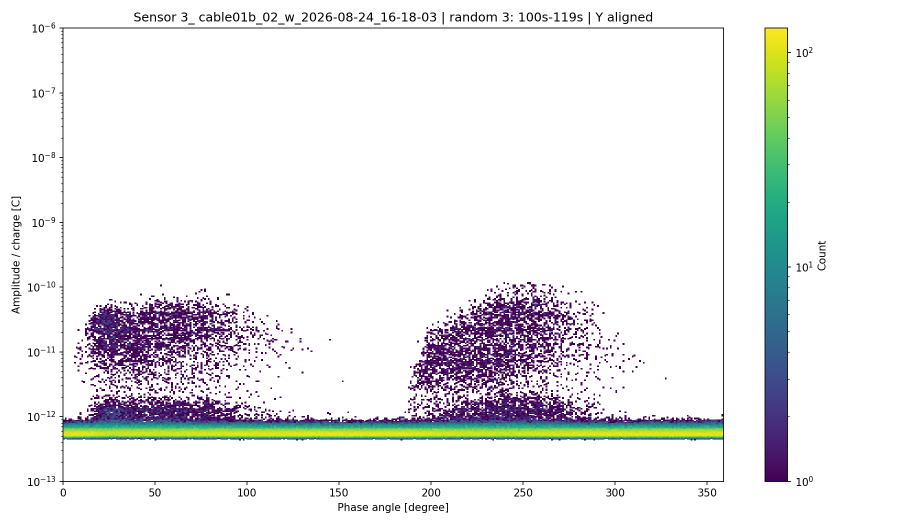
#> input picture webapp/library_images/Fault 02 sensor 03.png, 1800 x 1050 px (shown at 1/2 size)
$ python -i represent.py   (imports and definitions only)
#> lines starting #> are read from the running program, lines starting #| are printed output that depends on the picture; after the words box and inside, x2 and y2 are one past the last pixel; in counts of white or black regions, pixels touching at a corner belong together
"""Recover an approximate PRPD count matrix from our rendered PNGs, then apply
Mück's input chain (noise mask -> log scaling -> [0,1] -> 224x224, grayscale
replicated to 3 channels).

Why inversion is needed: his pipeline starts from raw MPD 540 event lists and
builds a 512x360 log-spaced charge/phase histogram. We only have matplotlib
renderings of that histogram, so we invert the viridis colormap to get back a
per-pixel intensity.

What we recover, precisely: our plots use a logarithmic colour normalisation,
so the value we read back is (log c - log c_min) / (log c_max - log c_min) in
[0, 1] -- the count on a log scale, normalised per image. His chain computes
log(1+c) and then normalises to [0, 1]. The two agree up to an affine map in
log space, so this is the same representation, NOT absolute event counts
(the colourbar limits differ per image and are not recoverable from pixels).
"""

from __future__ import annotations

import numpy as np
from matplotlib import colormaps
from PIL import Image

from . import config

_VIRIDIS_LUT = (np.asarray([colormaps["viridis"](i / 255.0)[:3] for i in range(256)]) * 255.0)

_BITS = 6  # quantise each channel to 64 levels -> 262144-entry direct lookup
_LEVELS = 1 << _BITS
_SHIFT = 8 - _BITS
_RGB_TO_INTENSITY = None


def _build_lookup() -> np.ndarray:
    """RGB (6 bits/channel) -> nearest viridis position, as uint8. Built once;
    a per-pixel nearest-neighbour search over the 256-entry LUT is ~40s per
    image, this is ~0.2s."""
    global _RGB_TO_INTENSITY
    if _RGB_TO_INTENSITY is None:
        centres = (np.arange(_LEVELS) << _SHIFT) + (1 << (_SHIFT - 1))
        grid = np.stack(np.meshgrid(centres, centres, centres, indexing="ij"), axis=-1).reshape(-1, 3).astype(np.float32)
        out = np.empty(grid.shape[0], dtype=np.uint8)
        chunk_size = 4096  # bounds peak memory during this one-time build; smaller = less peak RAM, more iterations
        for start in range(0, grid.shape[0], chunk_size):
            chunk = grid[start : start + chunk_size]
            out[start : start + chunk_size] = ((chunk[:, None, :] - _VIRIDIS_LUT[None, :, :]) ** 2).sum(axis=2).argmin(axis=1)
        _RGB_TO_INTENSITY = out
    return _RGB_TO_INTENSITY


def png_to_intensity(path: str, crop: tuple[int, int, int, int] = config.CROP_BOX, out_size: tuple[int, int] | None = None) -> np.ndarray:
    """Returns a float array in [0, 1]: 0 = no discharge events recorded,
    higher = more events (log scale). out_size is (width, height); the paper's
    histogram is 360 phase bins x 512 charge bins."""
#> called with crop = (135, 62, 1438, 955)
    img = Image.open(path).convert("RGB").crop(crop)
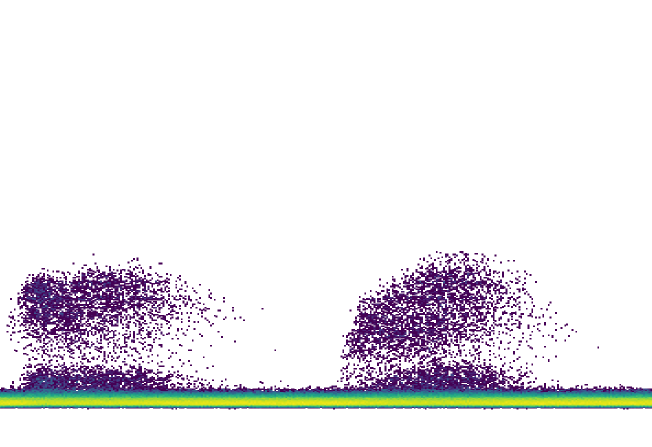
#> img: PIL image 1303x893 RGB (shown at 1/2 size); mean R, G, B 234.3, 232.2, 235.4
    rgb = np.asarray(img)

    # Unpainted cells are the white plot background -> genuinely zero events.
    background = rgb.min(axis=2) >= config.BACKGROUND_MIN_CHANNEL
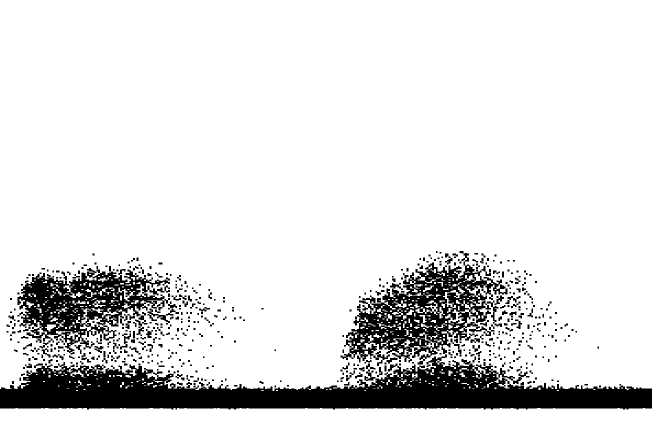
#> background: shape (893, 1303) bool (shown at 1/2 size); 88% white; 551 black regions (326 under 20 px), largest, box (x1, y1, x2, y2) and area: (0, 709, 1303, 819) 73676, (681, 502, 1015, 732) 28103, (35, 532, 340, 709) 22972

    q = (rgb >> _SHIFT).astype(np.int32)
    idx = (q[:, :, 0] * _LEVELS + q[:, :, 1]) * _LEVELS + q[:, :, 2]
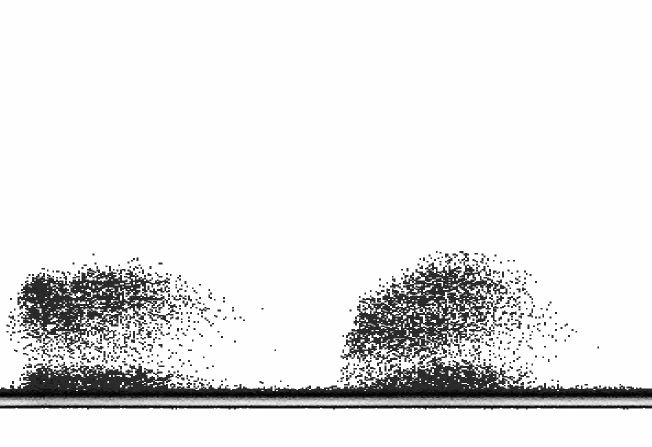
#> idx: shape (893, 1303) int32 (shown at 1/2 size); min 31074, max 262143, mean 240813.6; drawn with min black and max white
    intensity = _build_lookup()[idx].astype(np.float32) / 255.0
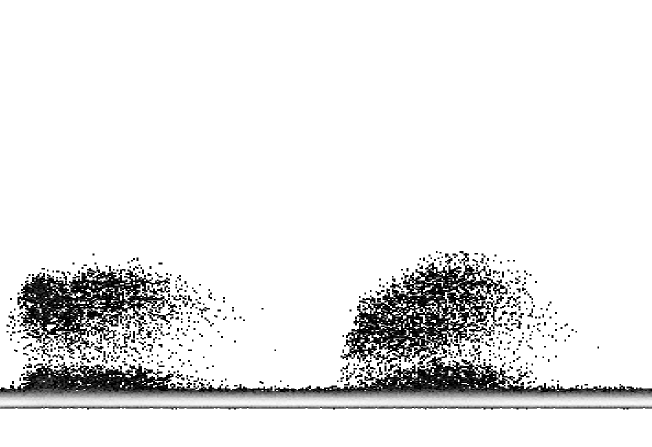
#> intensity: shape (893, 1303) float32 (shown at 1/2 size); min 0.00392, max 1, mean 0.909
    intensity[background] = 0.0
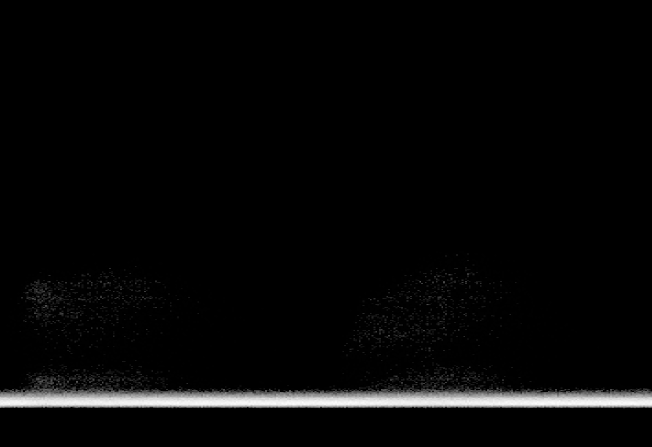
#> intensity: shape (893, 1303) float32 (shown at 1/2 size); min 0, max 1, mean 0.0292

    if out_size is not None:
        intensity = np.asarray(Image.fromarray(intensity).resize(out_size, Image.BILINEAR), dtype=np.float32)
    return intensity


def noise_mask(intensity: np.ndarray) -> np.ndarray:
    """Mück's denoising heuristic: the noise floor has no phase dependence,
    while locally significant deviations are signal. A row (constant charge)
    that is populated across almost the whole phase axis at a uniform level is
    noise; cells that stand out against their row's level are kept.

    Returns a boolean mask, True = keep as signal.
    """
    h, w = intensity.shape
    occupied = intensity > 0
    row_occupancy = occupied.mean(axis=1)  # fraction of phase axis populated
    row_level = np.where(occupied.sum(axis=1) > 0, intensity.sum(axis=1) / np.maximum(occupied.sum(axis=1), 1), 0.0)

    noise_rows = row_occupancy >= config.NOISE_ROW_OCCUPANCY
    keep = occupied.copy()
    # inside a noise row, keep only cells clearly brighter than that row's typical level
    standout = intensity > (row_level[:, None] * config.NOISE_ROW_STANDOUT)
    keep[noise_rows] = (occupied & standout)[noise_rows]
    return keep


def to_model_input(intensity: np.ndarray, apply_mask: bool = True, size: int = config.IMAGE_SIZE) -> np.ndarray:
    """intensity -> (3, size, size) float32, ImageNet-standardised."""
    x = intensity.copy()
    if apply_mask:
        x = np.where(noise_mask(x), x, 0.0)

    # his log(1+x) + per-image [0,1] normalisation (our values are already on a
    # log scale, so log1p here only mildly re-compresses; normalisation is what
    # removes the absolute event count, which is the stated intent)
    x = np.log1p(x)
    peak = x.max()
    if peak > 0:
        x = x / peak

    x = np.asarray(Image.fromarray((x * 255).astype(np.uint8)).resize((size, size), Image.BILINEAR), dtype=np.float32) / 255.0
    x = np.stack([x, x, x], axis=0)
    mean = np.asarray(config.IMAGENET_MEAN, dtype=np.float32)[:, None, None]
    std = np.asarray(config.IMAGENET_STD, dtype=np.float32)[:, None, None]
    return (x - mean) / std

>>> result = png_to_intensity('../webapp/library_images/Fault 02 sensor 03.png')

$ run again, on webapp/library_images/fault 04 sensor 01.png
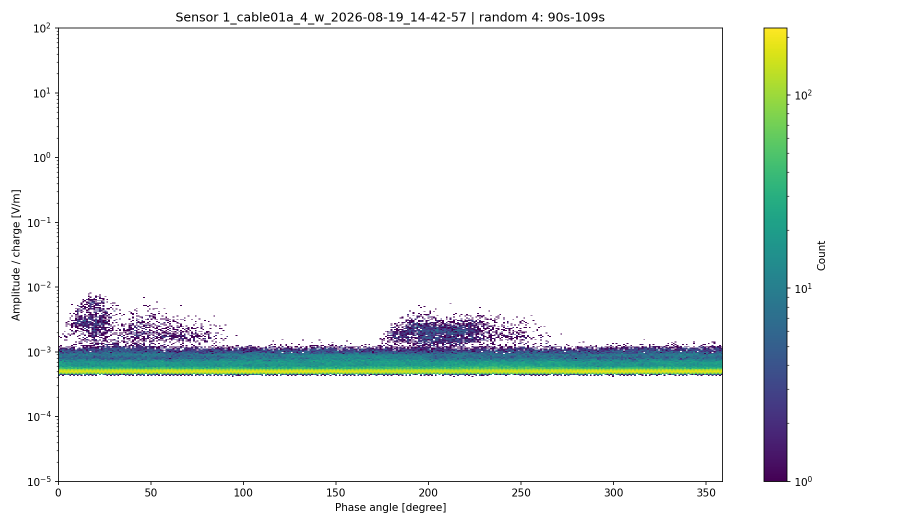
#> input picture webapp/library_images/fault 04 sensor 01.png, 1800 x 1050 px (shown at 1/2 size)
#> in png_to_intensity, `background = rgb.min(axis=2) >= config.BACKGROUND_MIN_CHANNEL`:
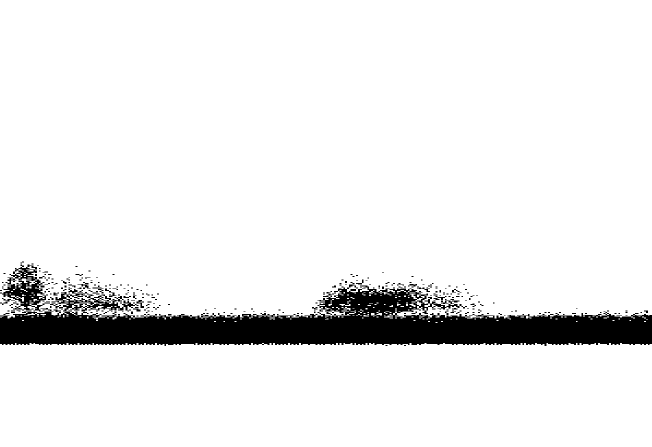
#> background: shape (893, 1303) bool (shown at 1/2 size); 92% white; 256 black regions (222 under 20 px), largest, box (x1, y1, x2, y2) and area: (0, 529, 1303, 692) 89541, (867, 587, 893, 601) 116, (155, 564, 181, 578) 114
#> in png_to_intensity, `intensity[background] = 0.0`:
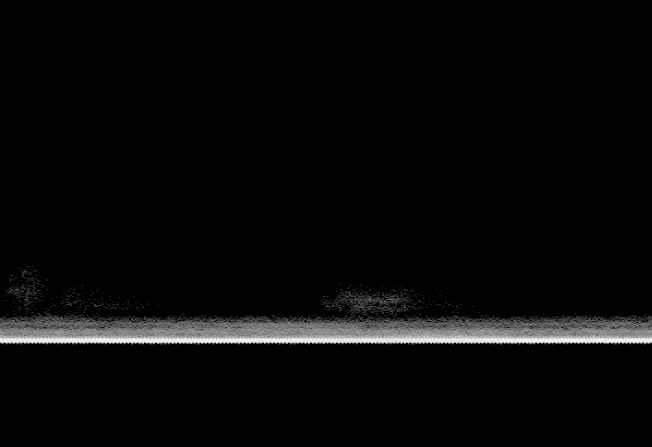
#> intensity: shape (893, 1303) float32 (shown at 1/2 size); min 0, max 1, mean 0.0311

$ run again, on webapp/library_images/fault 04 sensor 02.png
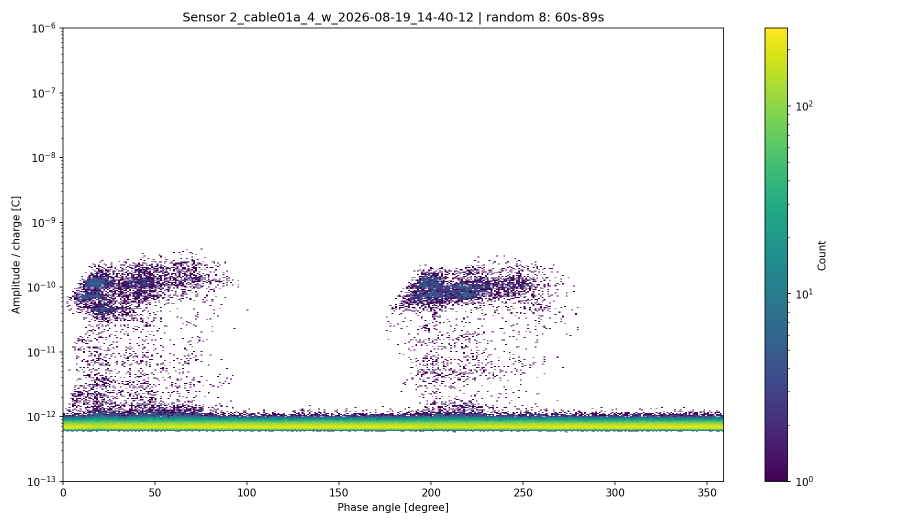
#> input picture webapp/library_images/fault 04 sensor 02.png, 1800 x 1050 px (shown at 1/2 size)
#> in png_to_intensity, `background = rgb.min(axis=2) >= config.BACKGROUND_MIN_CHANNEL`:
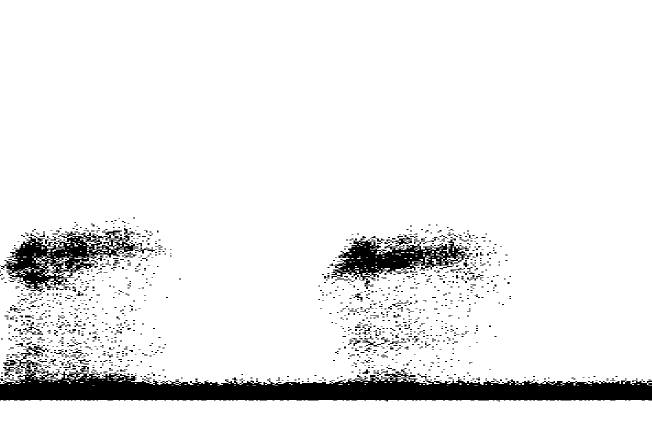
#> background: shape (893, 1303) bool (shown at 1/2 size); 92.2% white; 1267 black regions (1100 under 20 px), largest, box (x1, y1, x2, y2) and area: (0, 732, 1303, 803) 50406, (0, 456, 277, 585) 12499, (659, 469, 941, 568) 10817
#> in png_to_intensity, `intensity[background] = 0.0`:
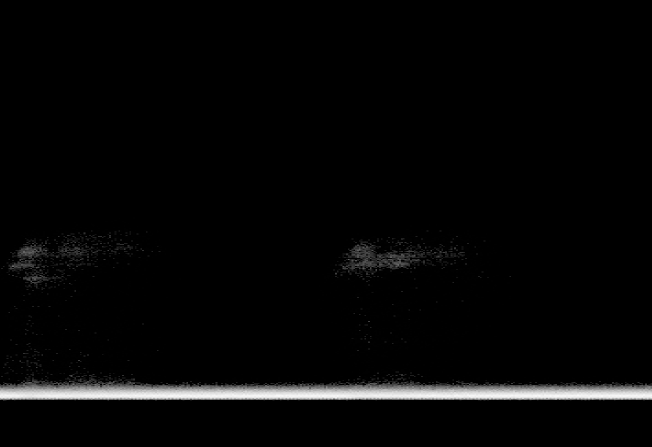
#> intensity: shape (893, 1303) float32 (shown at 1/2 size); min 0, max 1, mean 0.0265
